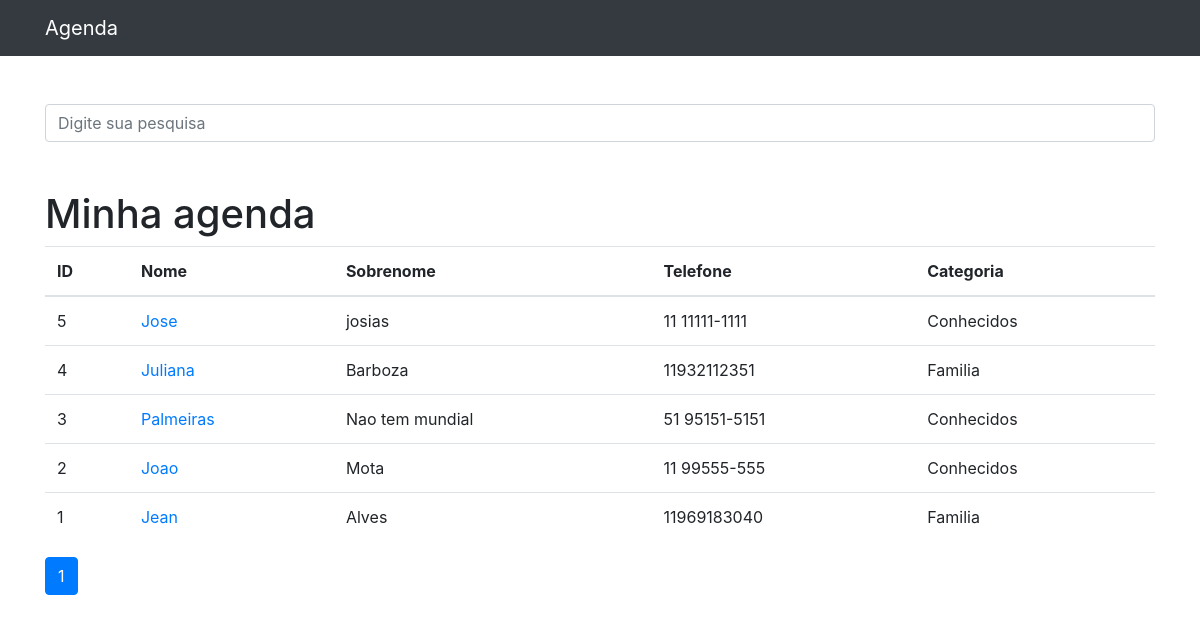
Before: /?p=2&termo= with the older database file.
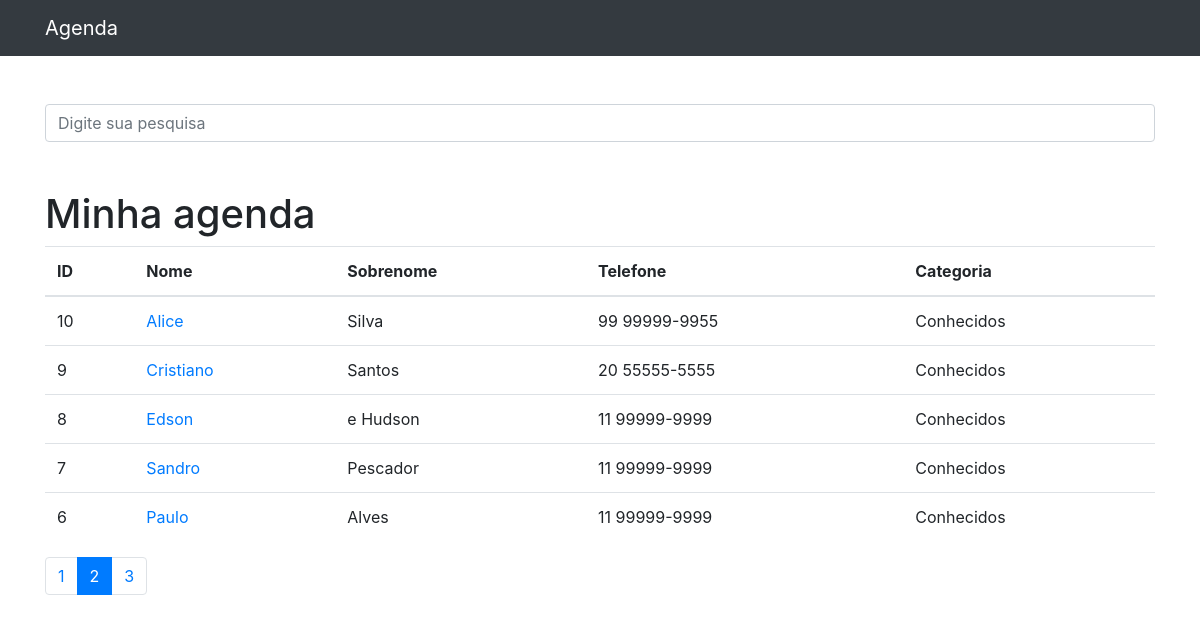
After: the same page with the newer database file.
### contatos/models.py (models this page shows, shortened)
class Contato(models.Model):
    nome = models.CharField(max_length=50)
    sobrenome = models.CharField(max_length=50, blank=True)
    telefone = models.CharField(max_length=50)
    email = models.EmailField(max_length=254, blank=True)
    data_criacao = models.DateTimeField(default=timezone.now)
    descricao = models.TextField(blank=True)
    categoria = models.ForeignKey(Categoria, on_delete=models.DO_NOTHING)
    mostrar = models.BooleanField(default=True)
    foto = models.ImageField(blank=True, upload_to='fotos/%Y/%m/')

class Categoria(models.Model):
    nome = models.CharField(max_length=50)
    def __str__(self):
        return self.nome

### contatos/views.py (the view)
# urls.py: path('', views.index, name='index'),
def index(request):
    contatos = Contato.objects.order_by("-id").filter(mostrar=True)
    paginator = Paginator(contatos, 5)
    page = request.GET.get("p")
    contatos = paginator.get_page(page)
    return render(request, "contatos/index.html", {"contatos": contatos})

### contatos/templates/contatos/index.html
{% extends 'base.html' %}
{% block conteudo %}
<h1 class="mt-5">Minha agenda</h1>
    <table class="table">
        <thead>
            <tr>
                <th>ID</th>
                <th>Nome</th>
                <th>Sobrenome</th>
                <th>Telefone</th>
                <th>Categoria</th>
            </tr>
        </thead>
        <tbody>
            {% for contato in contatos %}
                <tr>
                    <td>{{ contato.id }}</td>
                    <td>
                    <a href="{% url 'ver_contato' contato.id %}"> {{ contato.nome }} </a>
                    </td>
                    <td>{{ contato.sobrenome }}</td>
                    <td>{{ contato.telefone }}</td>
                    <td>{{ contato.categoria }}</td>
                </tr>
            {% endfor %}
        </tbody>
    </table>
<nav aria-label="Page navigation example">
  <ul class="pagination">
    {% for pagina in contatos.paginator.page_range %}
        {% if contatos.number == pagina %}
            <li class="page-item active">
                <a class="page-link" href="?p={{ pagina }}&termo={{ request.GET.termo }}">{{pagina}}</a>
            </li>
        {% else %}
            <li class="page-item">
                <a class="page-link" href="?p={{ pagina }}&termo={{ request.GET.termo }}">{{pagina}}</a>
            </li>
        {% endif %}
    {% endfor %}
  </ul>
</nav>
{% endblock conteudo %}

Changed rows visible on the page:
no longer on this page (row unchanged): Contato: id "5", nome "Jose", sobrenome "josias", telefone "11 11111-1111", categoria "Conhecidos"
no longer on this page (row edited): Contato: id "4", nome "Juliana", sobrenome "Barboza", telefone "11932112351", categoria "Familia"
no longer on this page (row unchanged): Contato: id "3", nome "Palmeiras", sobrenome "Nao tem mundial", telefone "51 95151-5151", categoria "Conhecidos"
no longer on this page (row edited): Contato: id "2", nome "Joao", sobrenome "Mota", telefone "11 99555-555", categoria "Conhecidos"
no longer on this page (row unchanged): Contato: id "1", nome "Jean", sobrenome "Alves", telefone "11969183040", categoria "Familia"
added Contato: id "10", nome "Alice", sobrenome "Silva", telefone "99 99999-9955", categoria "Conhecidos"
added Contato: id "9", nome "Cristiano", sobrenome "Santos", telefone "20 55555-5555", categoria "Conhecidos"
now on this page (row edited): Contato: id "8", nome "Edson", sobrenome "e Hudson", telefone "11 99999-9999", categoria "Conhecidos"
now on this page (row edited): Contato: id "7", nome "Sandro", sobrenome "Pescador", telefone "11 99999-9999", categoria "Conhecidos"
now on this page (row edited): Contato: id "6", nome "Paulo", sobrenome "Alves", telefone "11 99999-9999", categoria "Conhecidos"
Other visible differences:
list line gone: "1"
new list line: "1"
new list line: "2"
new list line: "3"
